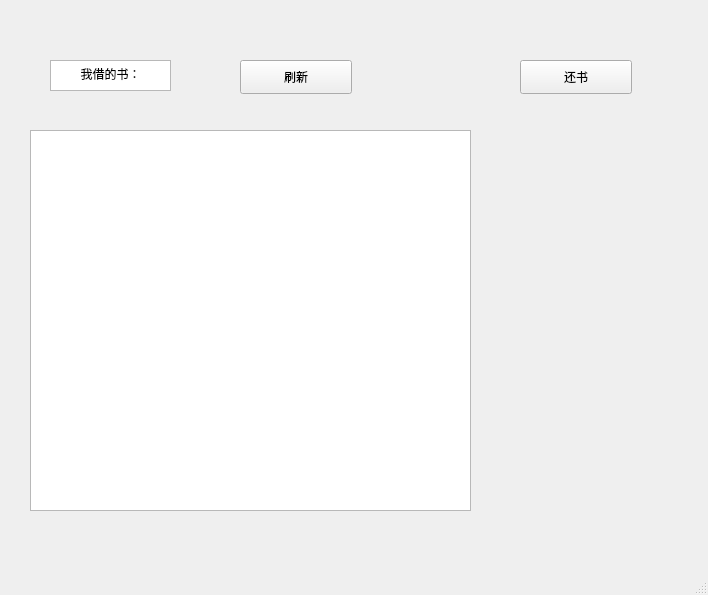
<?xml version="1.0" encoding="UTF-8"?>
<ui version="4.0">
 <class>returnbook</class>
 <widget class="QMainWindow" name="returnbook">
  <property name="geometry">
   <rect>
    <x>0</x>
    <y>0</y>
    <width>708</width>
    <height>595</height>
   </rect>
  </property>
  <property name="windowTitle">
   <string>MainWindow</string>
  </property>
  <widget class="QWidget" name="centralwidget">
   <widget class="QTextBrowser" name="textBrowser">
    <property name="geometry">
     <rect>
      <x>50</x>
      <y>60</y>
      <width>121</width>
      <height>31</height>
     </rect>
    </property>
    <property name="html">
     <string>&lt;!DOCTYPE HTML PUBLIC &quot;-//W3C//DTD HTML 4.0//EN&quot; &quot;http://www.w3.org/TR/REC-html40/strict.dtd&quot;&gt;
&lt;html&gt;&lt;head&gt;&lt;meta name=&quot;qrichtext&quot; content=&quot;1&quot; /&gt;&lt;style type=&quot;text/css&quot;&gt;
p, li { white-space: pre-wrap; }
&lt;/style&gt;&lt;/head&gt;&lt;body style=&quot; font-family:'SimSun'; font-size:9pt; font-weight:400; font-style:normal;&quot;&gt;
&lt;p align=&quot;center&quot; style=&quot; margin-top:0px; margin-bottom:0px; margin-left:0px; margin-right:0px; -qt-block-indent:0; text-indent:0px;&quot;&gt;我借的书：&lt;/p&gt;&lt;/body&gt;&lt;/html&gt;</string>
    </property>
   </widget>
   <widget class="QPushButton" name="pushButton">
    <property name="geometry">
     <rect>
      <x>240</x>
      <y>60</y>
      <width>112</width>
      <height>34</height>
     </rect>
    </property>
    <property name="text">
     <string>刷新</string>
    </property>
   </widget>
   <widget class="QTableView" name="tableView">
    <property name="geometry">
     <rect>
      <x>30</x>
      <y>130</y>
      <width>441</width>
      <height>381</height>
     </rect>
    </property>
   </widget>
   <widget class="QPushButton" name="pushButton_2">
    <property name="geometry">
     <rect>
      <x>520</x>
      <y>60</y>
      <width>112</width>
      <height>34</height>
     </rect>
    </property>
    <property name="text">
     <string>还书</string>
    </property>
   </widget>
  </widget>
  <widget class="QMenuBar" name="menubar">
   <property name="geometry">
    <rect>
     <x>0</x>
     <y>0</y>
     <width>708</width>
     <height>30</height>
    </rect>
   </property>
  </widget>
  <widget class="QStatusBar" name="statusbar"/>
 </widget>
 <resources/>
 <connections/>
</ui>
